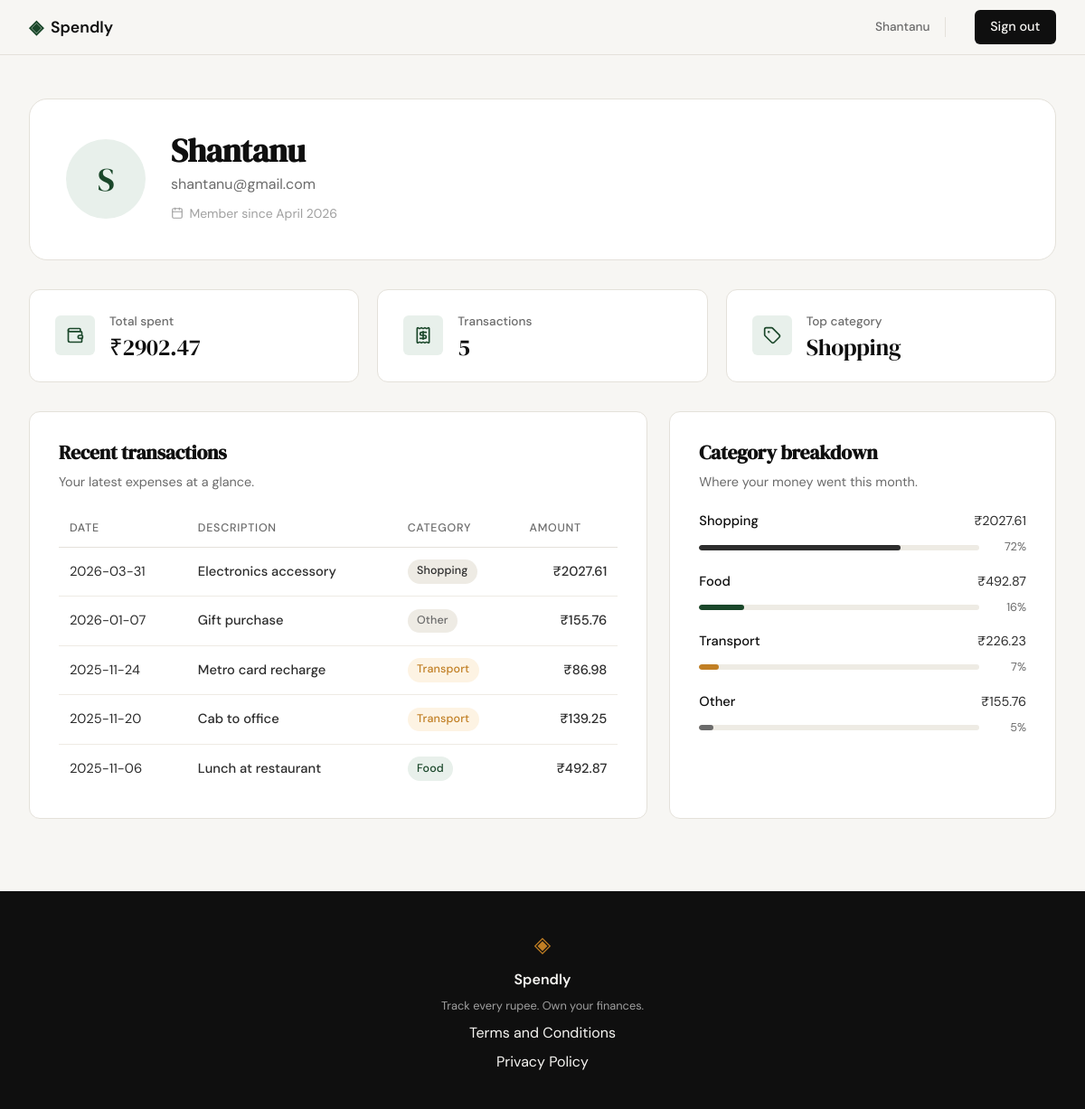
/profile (signed in), run on the app's committed database.
### tables this page shows
CREATE TABLE users (
            id           INTEGER PRIMARY KEY AUTOINCREMENT,
            name         TEXT    NOT NULL,
            email        TEXT    UNIQUE NOT NULL,
            password_hash TEXT   NOT NULL,
            created_at   TEXT    DEFAULT (datetime('now'))
        );

CREATE TABLE expenses (
            id          INTEGER PRIMARY KEY AUTOINCREMENT,
            user_id     INTEGER NOT NULL REFERENCES users(id),
            amount      REAL    NOT NULL,
            category    TEXT    NOT NULL,
            date        TEXT    NOT NULL,
            description TEXT,
            created_at  TEXT    DEFAULT (datetime('now'))
        );

### app.py (the view)
@app.route("/profile")
def profile():
    if not session.get("user_id"):
        return redirect(url_for("login"))
    user_id = session["user_id"]
    user         = get_user_by_id(user_id)
    stats        = get_summary_stats(user_id)
    transactions = get_recent_transactions(user_id)
    categories   = get_category_breakdown(user_id)
    return render_template(
        "profile.html",
        user=user,
        stats=stats,
        transactions=transactions,
        categories=categories,
    )

### database/db.py (called while the page is built)
def get_db():
    conn = sqlite3.connect(DB_PATH)
    conn.row_factory = sqlite3.Row
    conn.execute("PRAGMA foreign_keys = ON")
    return conn

### database/queries.py (called while the page is built)
def get_user_by_id(user_id):
    conn = get_db()
    row = conn.execute(
        "SELECT id, name, email, created_at FROM users WHERE id = ?",
        (user_id,),
    ).fetchone()
    conn.close()
    if row is None:
        return None
    dt = datetime.datetime.fromisoformat(row["created_at"])
    member_since = dt.strftime("%B %Y")
    words = row["name"].split()
    if len(words) == 1:
        initials = words[0][0].upper()
    else:
        initials = words[0][0].upper() + words[-1][0].upper()
    return {
        "name": row["name"],
        "email": row["email"],
        "initials": initials,
        "member_since": member_since,
    }

def get_summary_stats(user_id):
    conn = get_db()
    row_a = conn.execute(
        "SELECT COALESCE(SUM(amount), 0.0) AS total_spent, COUNT(*) AS transaction_count "
        "FROM expenses WHERE user_id = ?",
        (user_id,),
    ).fetchone()
    row_b = conn.execute(
        "SELECT category FROM expenses WHERE user_id = ? "
        "GROUP BY category ORDER BY SUM(amount) DESC LIMIT 1",
        (user_id,),
    ).fetchone()
    conn.close()
    total_spent = f"{row_a['total_spent']:.2f}"
    transaction_count = row_a["transaction_count"]
    top_category = row_b["category"] if row_b is not None else "—"
    return {
        "total_spent": total_spent,
        "transaction_count": transaction_count,
        "top_category": top_category,
    }

def get_recent_transactions(user_id, limit=10):
    conn = get_db()
    rows = conn.execute(
        "SELECT date, description, category, amount "
        "FROM expenses WHERE user_id = ? "
        "ORDER BY date DESC, id DESC "
        "LIMIT ?",
        (user_id, limit),
    ).fetchall()
    conn.close()
    if not rows:
        return []
    return [
        {
            "date": row["date"],
            "description": row["description"],
            "category": row["category"],
            "amount": f"{row['amount']:.2f}",
        }
        for row in rows
    ]

### templates/profile.html (shortened to what this page needs)
{% extends "base.html" %}
{% block head %}
<link rel="stylesheet" href="{{ url_for('static', filename='css/profile.css') }}">
{% endblock %}
{% block content %}
<section class="profile-section">
    <div class="profile-inner">
        <header class="profile-header">
            <div class="profile-avatar">{{ user.initials }}</div>
            <div class="profile-identity">
                <h1 class="profile-name">{{ user.name }}</h1>
                <p class="profile-email">{{ user.email }}</p>
                <p class="profile-meta">
                    <i data-lucide="calendar"></i>
                    <span>Member since {{ user.member_since }}</span>
                </p>
            </div>
        </header>
        <div class="profile-stats">
            <article class="stat-card">
                <div class="stat-icon"><i data-lucide="wallet"></i></div>
                <div class="stat-body">
                    <p class="stat-label">Total spent</p>
                    <p class="stat-value">₹{{ stats.total_spent }}</p>
                </div>
            </article>
            <article class="stat-card">
                <div class="stat-icon"><i data-lucide="receipt"></i></div>
                <div class="stat-body">
                    <p class="stat-label">Transactions</p>
                    <p class="stat-value">{{ stats.transaction_count }}</p>
                </div>
            </article>
            <article class="stat-card">
                <div class="stat-icon"><i data-lucide="tag"></i></div>
                <div class="stat-body">
                    <p class="stat-label">Top category</p>
                    <p class="stat-value">{{ stats.top_category }}</p>
                </div>
            </article>
        </div>
        <div class="profile-grid">
            <section class="profile-card tx-card">
                <header class="card-header">
                    <h2 class="card-title">Recent transactions</h2>
                    <p class="card-subtitle">Your latest expenses at a glance.</p>
                </header>
                <div class="tx-table-wrap">
                    <table class="tx-table">
                        <thead>
                            <tr>
                                <th>Date</th>
                                <th>Description</th>
                                <th>Category</th>
                                <th class="tx-amount-col">Amount</th>
                            </tr>
                        </thead>
                        <tbody>
                            {% for tx in transactions %}
                            <tr>
                                <td class="tx-date">{{ tx.date }}</td>
                                <td class="tx-desc">{{ tx.description }}</td>
                                <td>
                                    <span class="tx-badge badge-{{ tx.category | lower }}">{{ tx.category }}</span>
                                </td>
                                <td class="tx-amount">₹{{ tx.amount }}</td>
                            </tr>
                            {% endfor %}
                        </tbody>
                    </table>
                </div>
            </section>
            <section class="profile-card cat-card">
                <header class="card-header">
                    <h2 class="card-title">Category breakdown</h2>
                    <p class="card-subtitle">Where your money went this month.</p>
                </header>
                <ul class="cat-list">
                    {% for cat in categories %}
                    <li class="cat-row">
                        <div class="cat-row-top">
                            <span class="cat-name">{{ cat.name }}</span>
                            <span class="cat-amount">₹{{ cat.amount }}</span>
                        </div>
                        <div class="cat-bar">
                            <div class="cat-bar-fill badge-{{ cat.name | lower }}" style="width: {{ cat.percent }}%"></div>
                        </div>
                        <span class="cat-percent">{{ cat.percent }}%</span>
                    </li>
                    {% endfor %}
                </ul>
            </section>
        </div>
    </div>
</section>
{% endblock %}

### templates/base.html (shortened to what this page needs)
<!DOCTYPE html>
<html lang="en">
<head>
    <link rel="stylesheet" href="{{ url_for('static', filename='css/style.css') }}">
    {% block head %}{% endblock %}
</head>
<body>
    <nav class="navbar">
        <div class="nav-inner">
            <a href="{{ url_for('landing') }}" class="nav-brand">
                <span class="brand-icon">◈</span>
                <span class="brand-name">Spendly</span>
            </a>
            <div class="nav-links">
                {% if session.get('user_id') %}
                <a href="{{ url_for('profile') }}" class="nav-user">{{ session.get('user_name') }}</a>
                <a href="{{ url_for('logout') }}" class="nav-cta">Sign out</a>
                {% else %}
                <a href="{{ url_for('login') }}">Sign in</a>
                <a href="{{ url_for('register') }}" class="nav-cta">Get started</a>
                {% endif %}
            </div>
        </div>
    </nav>
    <main class="main-content">
        {% block content %}{% endblock %}
    </main>
    <footer class="footer">
        <div class="footer-inner">
            <span class="brand-icon">◈</span>
            <span class="footer-name">Spendly</span>
            <p class="footer-copy">Track every rupee. Own your finances.</p>
            <a href="{{ url_for('terms') }}">Terms and Conditions</a>
            <a href="{{ url_for('privacy') }}">Privacy Policy</a>
        </div>
    </footer>
</body>
</html>

### static/css/style.css (style rules this page uses)
:root { --ink: #0f0f0f; --ink-soft: #2d2d2d; --ink-muted: #6b6b6b; --ink-faint: #a0a0a0; --paper: #f7f6f3; --paper-warm: #f0ede6; --paper-card: #ffffff; --accent: #1a472a; --accent-light: #e8f0eb; --accent-2: #c17f24; --accent-2-light: #fdf3e3; --danger: #c0392b; --danger-light: #fdecea; --border: #e4e1da; --border-soft: #eeebe4; --font-display: 'DM Serif Display', Georgia, serif; --font-body: 'DM Sans', system-ui, sans-serif; --max-width: 1200px; --auth-width: 440px; --radius-sm: 6px; --radius-md: 12px; --radius-lg: 20px; }
*, *::before, *::after { box-sizing: border-box; margin: 0; padding: 0; }
html { font-size: 16px; scroll-behavior: smooth; }
body { background: var(--paper); color: var(--ink); font-family: var(--font-body); font-size: 1rem; line-height: 1.6; -webkit-font-smoothing: antialiased; }
a { color: inherit; text-decoration: none; }
.navbar { position: sticky; top: 0; z-index: 100; background: var(--paper); border-bottom: 1px solid var(--border); padding: 0 2rem; }
.nav-inner { max-width: var(--max-width); margin: 0 auto; height: 60px; display: flex; align-items: center; justify-content: space-between; }
.nav-brand { display: flex; align-items: center; gap: 0.5rem; font-family: var(--font-body); font-weight: 600; font-size: 1.1rem; color: var(--ink); }
.brand-icon { color: var(--accent); font-size: 1.3rem; }
.brand-name { color: var(--ink); }
.nav-links { display: flex; align-items: center; gap: 1.5rem; font-size: 0.9rem; font-weight: 500; }
.nav-links a { color: var(--ink-muted); transition: color 0.2s; }
.nav-cta { background: var(--ink) !important; color: var(--paper) !important; padding: 0.45rem 1.1rem; border-radius: var(--radius-sm); transition: background 0.2s !important; }
.nav-user { color: var(--ink-muted); font-size: 0.85rem; font-weight: 500; padding-right: 1rem; border-right: 1px solid var(--border); margin-right: 0.5rem; transition: color 0.2s; }
.main-content { min-height: calc(100vh - 60px - 100px); }
.footer { background: var(--ink); color: var(--paper); padding: 2.5rem 2rem; text-align: center; }
.footer-inner { display: flex; flex-direction: column; align-items: center; gap: 0.4rem; }
.footer .brand-icon { color: var(--accent-2); font-size: 1.5rem; }
.footer-name { font-weight: 600; font-size: 1rem; }
.footer-copy { font-size: 0.8rem; color: var(--ink-faint); }

### data on the page
users: get "Shantanu", name "Shantanu", email "shantanu@gmail.com"
expenses: top_category "Shopping", date "2026-03-31", description "Electronics accessory", category "Shopping", amount "2027.61", name "Shopping", percent "72"
expenses: date "2026-01-07", description "Gift purchase", category "Other", amount "155.76", name "Other", percent "5"
expenses: date "2025-11-24", description "Metro card recharge", category "Transport", amount "86.98"
expenses: date "2025-11-20", description "Cab to office", category "Transport", amount "139.25"
expenses: date "2025-11-06", description "Lunch at restaurant", category "Food", amount "492.87", name "Food", percent "16"

### other printed values
{{ user.initials }} "S"
{{ user.member_since }} "April 2026"
{{ stats.total_spent }} "2902.47"
{{ stats.transaction_count }} "5"
{{ cat.name }} "Transport"
{{ cat.amount }} "226.23"
{{ cat.percent }} "7"
